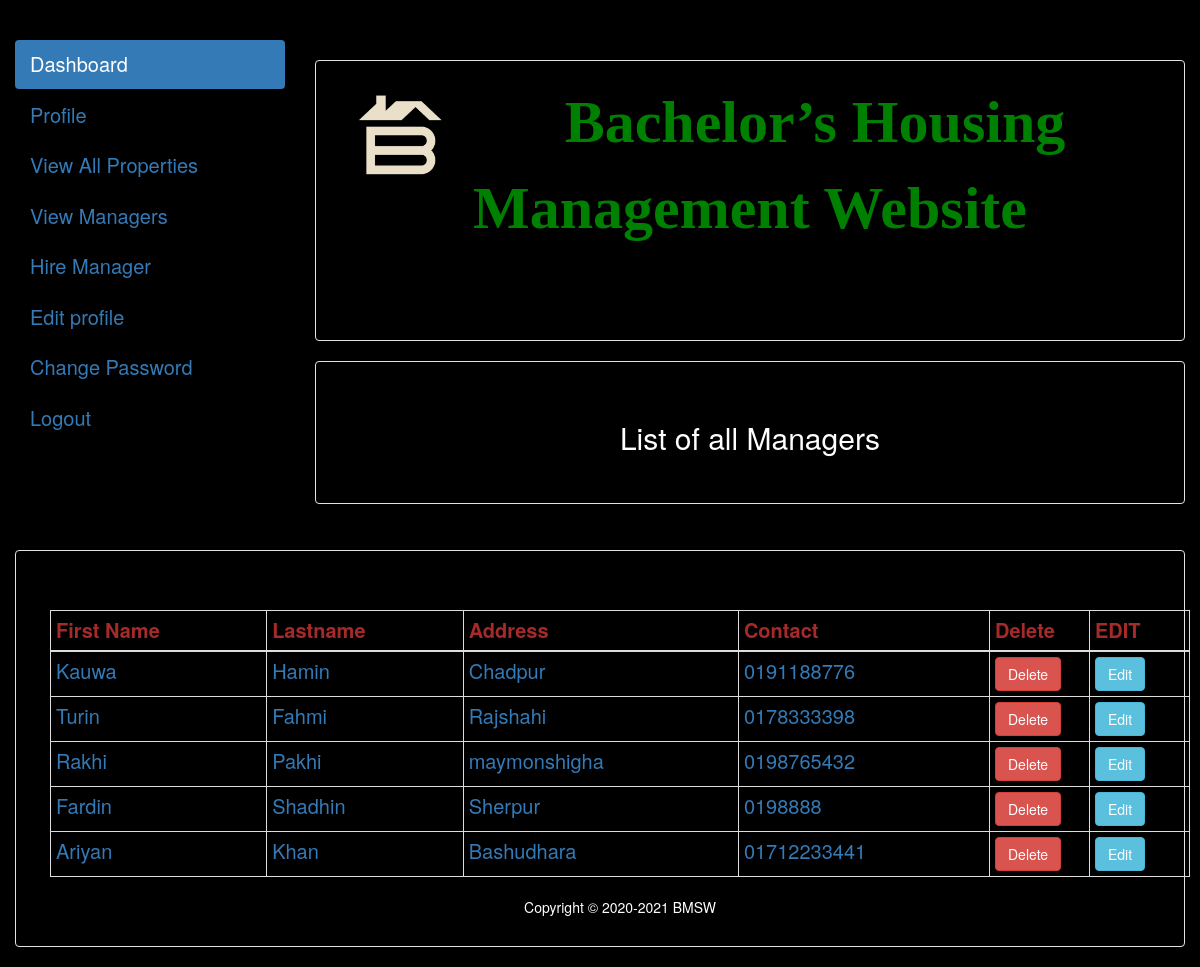
The app's page /View/users.php (signed in) with its own data.
### tables this page shows
CREATE TABLE `users` (
  `user_id` int(12) NOT NULL,
  `firstname` varchar(30) NOT NULL,
  `lastname` varchar(30) NOT NULL,
  `address` varchar(150) NOT NULL,
  `contact` varchar(20) NOT NULL
);

### View/users.php (the view, shortened to what this page needs)
<!DOCTYPE html>
<html lang="en">
  <link rel="stylesheet" href="https://maxcdn.bootstrapcdn.com/bootstrap/3.4.1/css/bootstrap.min.css">
<body>
<div class="container-fluid my-color">
  <div class="row content my-color">
    <div class="col-sm-3 sidenav hidden-xs my-color">
      <ul class="nav nav-pills nav-stacked my-color">
        <li class="active"><br><br><a style="font-size:20px; " href= "Logged_in_dashboard.php">Dashboard</a></li>
        <li><a style="font-size:20px; "  href= "adminProfile.php">Profile</a></li>
        <li><a style="font-size:20px; " href= "View_Properties.php">View All Properties</a></li>
        <li><a style="font-size:20px; "  href= "users.php">View Managers</a></li>
        <li><a style="font-size:20px; " href= "insert.php">Hire Manager</a></li>
        <li><a style="font-size:20px; " href= "Edit_Profile.php">Edit profile</a></li>
              <li><a style="font-size:20px; "  href= "Change_Password.php">Change Password</a></li>
              <li><a style="font-size:20px; " href= "Logout.php">Logout</a></li>
      </ul><br>
    </div>
    <br>
        <?php
if (isset($_SESSION['username'])) {
  echo "<br><a href='Logout.php'></a><br>";
}
else{
    $msg="error";
    header("location:Login.php");
  }
 ?>
    <div class="col-sm-9">
      <div class="well my-color">
        <a class="navbar-brand my-color "> <img src="../Pictures/logo.PNG" alt="logo" style="width:100px"></a>
        <p style="font-weight: bold; color: green; font-size: 60px; float: middle; font-family: Brush Script MT;text-align: center; ">Bachelor’s Housing Management Website</p><br><br><br>
</div>
</div>
<br><br>
  <div class="col-sm-9 ">
          <div class="well  my-color">
            <br>	<h2 style="text-align:center; color:white ">List of all Managers</h2><br>
     </div>
        </div>
  <div class="col-sm-12">
          <div class="well my-color"><br><br>
<?php
require_once 'connect.php';
echo "<div class='container'>";
$sql 	= "SELECT * FROM users";
$result = $con->query($sql);
if( $result->num_rows > 0)
{
	?>
	<table class="table table-bordered table-hover text-primary table-condensed ">
		<thead class="thead-light">
	     <tr class="table-success">
			<td style="color: brown; font-size:20px;  font-weight: bold; ">First Name</td>
			<td style="color: brown; font-size:20px;  font-weight: bold; ">Lastname</td>
			<td style="color: brown; font-size:20px;  font-weight: bold; ">Address</td>
			<td style="color: brown; font-size:20px;  font-weight: bold; ">Contact</td>
			<td style="color: brown; font-size:20px;  font-weight: bold; " width="100px">Delete</td>
			<td style="color: brown; font-size:20px;  font-weight: bold; " width="100px">EDIT</td>
		</tr>
	</thead>
	<?php
	while( $row = $result->fetch_assoc()){
		echo "<form  action='' method='POST'>";
		echo "<tr>";
		echo "<td>".$row['firstname'] . "</td>";
		echo "<td>".$row['lastname'] . "</td>";
		echo "<td>".$row['address'] . "</td>";
		echo "<td>".$row['contact'] . "</td>";
		echo "<td><input type='submit' name='delete' value='Delete' class='btn btn-danger' /></td>";
		echo "<td><a href='edit.php?id=".$row['user_id']."' class='btn btn-info'>Edit</a></td>";
		echo "</tr>";
		echo "</form>";
	}
	?>
	</table>
<?php
}
else
{
	echo "<br><br>No Record Found";
}
?>
 <div style="color:white; text-align:center ">
<?php
 require_once 'footer.php';
 ?>
</div>
</div>
  </div>
</div>
</div>
  </body>
</html>

### View/footer.php
<?php
echo"<p>Copyright &copy; 2020-" . date("Y") . " BMSW</p>";
?>

### View/users.php (style rules this page uses)
.row.content { height: 550px }
.sidenav { background-color: #f1f1f1; height: 100%; }
.table-condensed { font-size: 20px; }
.my-color { background: #000; }

### records on screen
users: firstname "Kauwa", lastname "Hamin", address "Chadpur", contact "0191188776"
users: firstname "Turin", lastname "Fahmi", address "Rajshahi", contact "0178333398"
users: firstname "Rakhi", lastname "Pakhi", address "maymonshigha", contact "0198765432"
users: firstname "Fardin", lastname "Shadhin", address "Sherpur", contact "0198888"
users: firstname "Ariyan", lastname "Khan", address "Bashudhara", contact "01712233441"
